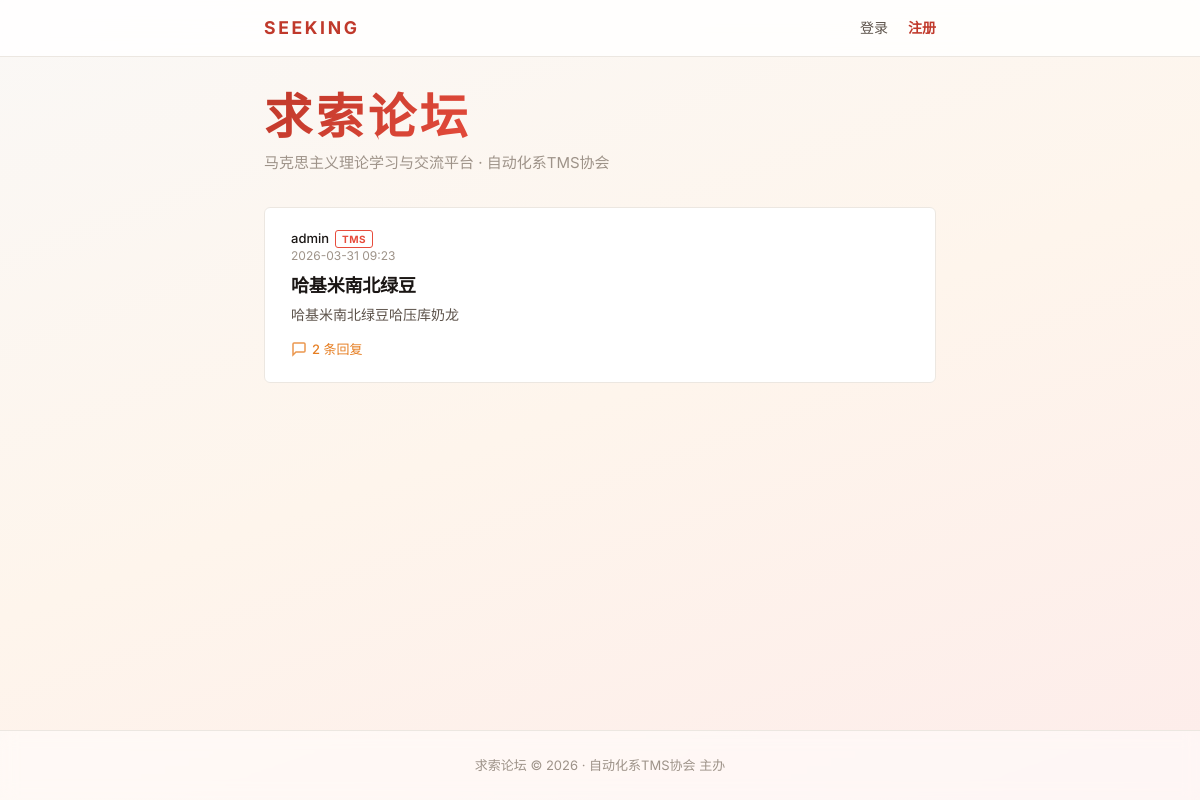
The page / on the database its author committed.
### app.py (models this page shows)
class Post(db.Model):
    id = db.Column(db.Integer, primary_key=True)
    title = db.Column(db.String(200), nullable=False)
    content = db.Column(db.Text, nullable=False)
    status = db.Column(db.String(20), default='approved')  # approved / pending / rejected
    reject_reason = db.Column(db.String(500), default='')
    created_at = db.Column(db.DateTime, default=datetime.utcnow)
    user_id = db.Column(db.Integer, db.ForeignKey('user.id'), nullable=False)
    comments = db.relationship('Comment', backref='post', lazy=True, cascade='all, delete-orphan')

class User(UserMixin, db.Model):
    id = db.Column(db.Integer, primary_key=True)
    username = db.Column(db.String(80), unique=True, nullable=False)
    email = db.Column(db.String(120), unique=True, nullable=False)
    password_hash = db.Column(db.String(256), nullable=False)
    is_admin = db.Column(db.Boolean, default=False)
    is_banned = db.Column(db.Boolean, default=False)
    created_at = db.Column(db.DateTime, default=datetime.utcnow)
    posts = db.relationship('Post', backref='author', lazy=True)
    comments = db.relationship('Comment', backref='author', lazy=True)

### app.py (the view)
@app.route('/')
def index():
    posts = Post.query.filter_by(status='approved').order_by(Post.created_at.desc()).all()
    return render_template('index.html', posts=posts)

### app.py (called while the page is built)
@app.template_filter('bjtime')
def beijing_time(dt, fmt='%Y-%m-%d %H:%M'):
    if dt is None:
        return ''
    utc_dt = dt.replace(tzinfo=timezone.utc)
    return utc_dt.astimezone(BEIJING_TZ).strftime(fmt)

### templates/index.html (shortened to what this page needs)
{% extends "base.html" %}
{% block content %}
<div class="page-header">
    <h1 class="hero-title">求索论坛</h1>
    <p class="subtitle">马克思主义理论学习与交流平台 &middot; 自动化系TMS协会</p>
</div>
{% if posts %}
<div class="post-list">
    {% for post in posts %}
    <a href="{{ url_for('view_post', post_id=post.id) }}" class="post-card">
        <div class="post-card-header">
            <div class="post-meta">
                <div class="post-meta-name">
                    <strong>{{ post.author.username }}</strong>
                    {% if post.author.is_admin %}<span class="badge-tms">TMS</span>{% endif %}
                </div>
                <time>{{ post.created_at|bjtime }}</time>
            </div>
        </div>
        <div class="post-card-title">{{ post.title }}</div>
        <div class="post-card-excerpt">{{ post.content[:120] }}{% if post.content|length > 120 %}...{% endif %}</div>
        <div class="post-card-footer">
            <div class="comment-count">
                <svg width="16" height="16" viewBox="0 0 16 16" fill="none" stroke="currentColor" stroke-width="1.5">
                    <path d="M14 10c0 .55-.45 1-1 1H5l-3 3V3c0-.55.45-1 1-1h10c.55 0 1 .45 1 1v7z"/>
                </svg>
                {{ post.comments|selectattr('status', 'equalto', 'approved')|list|length }} 条回复
            </div>
        </div>
    </a>
    {% endfor %}
</div>
{% endif %}
{% endblock %}

### static/style.css (style rules this page uses)
:root { --bg: #faf8f6; --surface: #ffffff; --border: #ece7e1; --border-hover: #d6cfc7; --text: #1a1614; --text-secondary: #5c524a; --text-muted: #9e9389; --primary: #c0392b; --primary-hover: #a93226; --primary-light: #fdecea; --accent: #e67e22; --accent-light: #fef5ec; --accent-rose: #e74c3c; --accent-amber: #f39c12; --accent-emerald: #27ae60; --gradient-primary: linear-gradient(135deg, #c0392b 0%, #e74c3c 40%, #e67e22 100%); --gradient-warm: linear-gradient(135deg, #c0392b 0%, #e67e22 100%); --gradient-bg: linear-gradient(160deg, #faf8f6 0%, #fef5ec 50%, #fdecea 100%); --success: #27ae60; --success-bg: #eafaf1; --error: #e74c3c; --error-bg: #fdecea; --warning: #f39c12; --warning-bg: #fef9e7; --danger: #c0392b; --danger-bg: #fdecea; --radius: 6px; --radius-sm: 4px; --shadow: 0 1px 3px rgba(0,0,0,0.04), 0 1px 2px rgba(0,0,0,0.03); --shadow-md: 0 4px 12px rgba(0,0,0,0.06), 0 2px 4px rgba(0,0,0,0.04); --shadow-lg: 0 8px 24px rgba(0,0,0,0.08), 0 4px 8px rgba(0,0,0,0.04); --transition: all 0.3s cubic-bezier(0.4, 0, 0.2, 1); --font: 'Inter', 'Noto Sans SC', -apple-system, BlinkMacSystemFont, sans-serif; --font-kai: 'Noto Serif SC', 'KaiTi', 'STKaiti', '楷体', serif; --avatar-1: linear-gradient(135deg, #c0392b, #e74c3c); --avatar-2: linear-gradient(135deg, #e67e22, #f39c12); --avatar-3: linear-gradient(135deg, #d35400, #e67e22); --avatar-4: linear-gradient(135deg, #e74c3c, #f39c12); --avatar-5: linear-gradient(135deg, #c0392b, #d35400); }
*, *::before, *::after { margin: 0; padding: 0; box-sizing: border-box; }
html { font-size: 16px; scroll-behavior: smooth; }
body { font-family: var(--font); background: var(--gradient-bg); background-attachment: fixed; color: var(--text); line-height: 1.6; min-height: 100vh; display: flex; flex-direction: column; -webkit-font-smoothing: antialiased; }
a { color: inherit; text-decoration: none; }
.badge-tms { display: inline-flex; align-items: center; padding: 1px 6px; font-size: 0.625rem; font-weight: 700; color: var(--accent-rose); background: transparent; border: 1.5px solid var(--accent-rose); border-radius: 3px; letter-spacing: 0.5px; line-height: 1.4; vertical-align: middle; margin-left: 4px; text-transform: uppercase; }
.page-header { margin-bottom: 32px; }
.page-header h1 { font-size: 1.75rem; font-weight: 600; letter-spacing: -0.025em; background: var(--gradient-primary); -webkit-background-clip: text; -webkit-text-fill-color: transparent; background-clip: text; }
.hero-title { font-family: var(--font-kai) !important; font-size: 3rem !important; font-weight: 700 !important; letter-spacing: 0.08em !important; background: var(--gradient-primary) !important; -webkit-background-clip: text !important; -webkit-text-fill-color: transparent !important; background-clip: text !important; line-height: 1.2 !important; margin-bottom: 4px !important; }
.subtitle { color: var(--text-muted); font-size: 0.9375rem; margin-top: 4px; }
.post-list { display: flex; flex-direction: column; gap: 10px; }
.post-card { display: block; background: var(--surface); padding: 22px 26px; transition: var(--transition); cursor: pointer; border-radius: var(--radius); border: 1px solid var(--border); position: relative; overflow: hidden; }
.post-card::before { content: ''; position: absolute; top: 0; left: 0; width: 3px; height: 100%; opacity: 0; transition: var(--transition); }
.post-card:nth-child(5n+1)::before { background: var(--avatar-1); }
.post-card-header { display: flex; align-items: center; gap: 10px; margin-bottom: 10px; }
.post-meta { display: flex; flex-direction: column; font-size: 0.8125rem; line-height: 1.3; }
.post-meta-name { display: flex; align-items: center; gap: 2px; }
.post-meta strong { color: var(--text); font-weight: 500; }
.post-meta time { color: var(--text-muted); font-size: 0.75rem; }
.post-card-title { font-size: 1.125rem; font-weight: 600; letter-spacing: -0.01em; margin-bottom: 6px; color: var(--text); line-height: 1.4; transition: var(--transition); }
.post-card-excerpt { font-size: 0.875rem; color: var(--text-secondary); line-height: 1.6; margin-bottom: 12px; }
.post-card-footer { display: flex; align-items: center; }
.comment-count { display: flex; align-items: center; gap: 5px; font-size: 0.8125rem; color: var(--accent); font-weight: 500; }
.comment-count svg { opacity: 0.8; color: var(--accent); }

### rows shown on the page
Post: author.username "admin", created_at|bjtime "2026-03-31 09:23", title "哈基米南北绿豆", content "哈基米南北绿豆哈压库奶龙", comments|selectattr "2"
